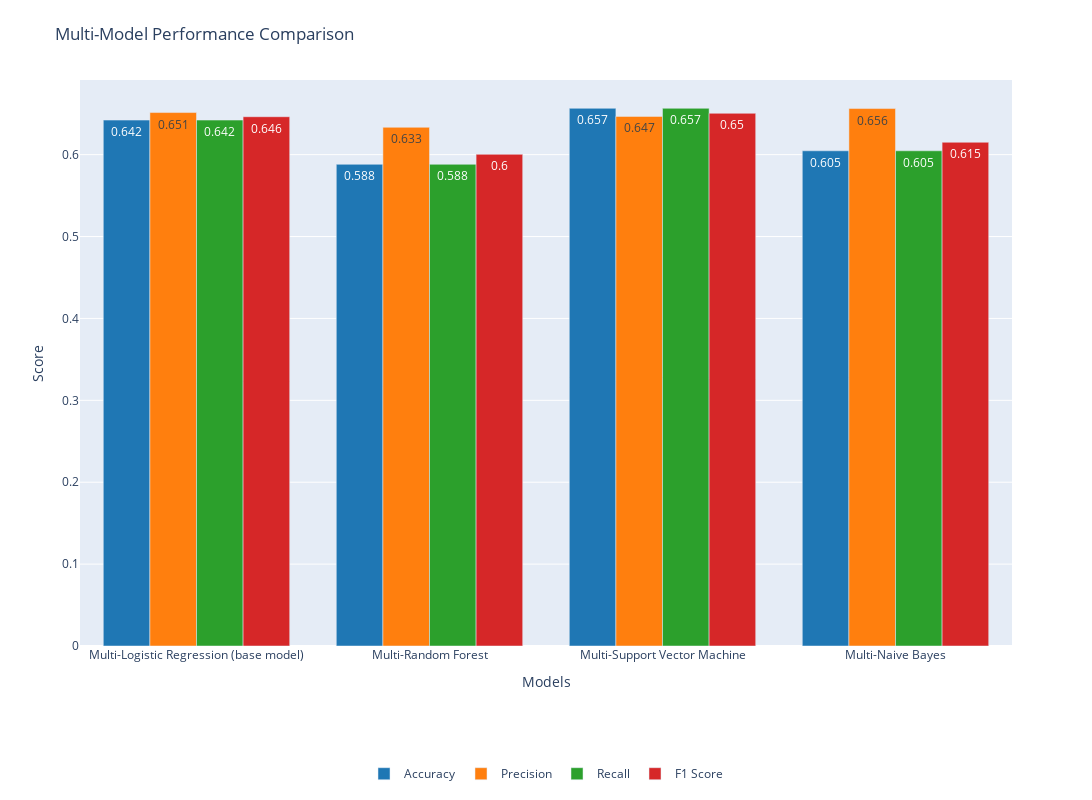

The code cell stored with this chart in its notebook:
### Markdown cell above
#### **Model Performance Visualization**

### Code cell
# Plot 1. Model performance comparison (interactive bar chart)
fig_bar = go.Figure()

metrics = ['accuracy', 'precision', 'recall', 'f1_score']
colors = ['#1f77b4', '#ff7f0e', '#2ca02c', '#d62728']

for i, metric in enumerate(metrics):
    fig_bar.add_trace(
        go.Bar(
            x=multi_results_df.index,
            y=multi_results_df[metric],
            name=metric.replace('_', ' ').title(),
            marker_color=colors[i],
            text=multi_results_df[metric].round(3),
            textposition='auto'
        )
    )

fig_bar.update_layout(
    title='Multi-Model Performance Comparison',
    xaxis_title='Models',
    yaxis_title='Score',
    barmode='group',
    height=800,
    width=1300,
    legend=dict(orientation="h", x=0.5, xanchor="center", y=-0.2),
    margin=dict(t=80, b=100)
)

fig_bar.show()

### Figure 1 — Plotly figure (JSON) as saved in the notebook; plotly's stock layout.template omitted (floating-point values rounded to 4 significant figures)
{"data": [{"marker": {"color": "#1f77b4"}, "name": "Accuracy", "text": [0.642, 0.588, 0.657, 0.605], "textposition": "auto", "type": "bar", "x": ["Multi-Logistic Regression (base model)", "Multi-Random Forest", "Multi-Support Vector Machine", "Multi-Naive Bayes"], "y": [0.6422, 0.5882, 0.6566, 0.6047]}, {"marker": {"color": "#ff7f0e"}, "name": "Precision", "text": [0.651, 0.633, 0.647, 0.656], "textposition": "auto", "type": "bar", "x": ["Multi-Logistic Regression (base model)", "Multi-Random Forest", "Multi-Support Vector Machine", "Multi-Naive Bayes"], "y": [0.6514, 0.6334, 0.6467, 0.6563]}, {"marker": {"color": "#2ca02c"}, "name": "Recall", "text": [0.642, 0.588, 0.657, 0.605], "textposition": "auto", "type": "bar", "x": ["Multi-Logistic Regression (base model)", "Multi-Random Forest", "Multi-Support Vector Machine", "Multi-Naive Bayes"], "y": [0.6422, 0.5882, 0.6566, 0.6047]}, {"marker": {"color": "#d62728"}, "name": "F1 Score", "text": [0.646, 0.6, 0.65, 0.615], "textposition": "auto", "type": "bar", "x": ["Multi-Logistic Regression (base model)", "Multi-Random Forest", "Multi-Support Vector Machine", "Multi-Naive Bayes"], "y": [0.6463, 0.6004, 0.6505, 0.6151]}], "layout": {"barmode": "group", "height": 800, "legend": {"orientation": "h", "x": 0.5, "xanchor": "center", "y": -0.2}, "margin": {"b": 100, "t": 80}, "title": {"text": "Multi-Model Performance Comparison"}, "width": 1300, "xaxis": {"title": {"text": "Models"}}, "yaxis": {"title": {"text": "Score"}}}}
